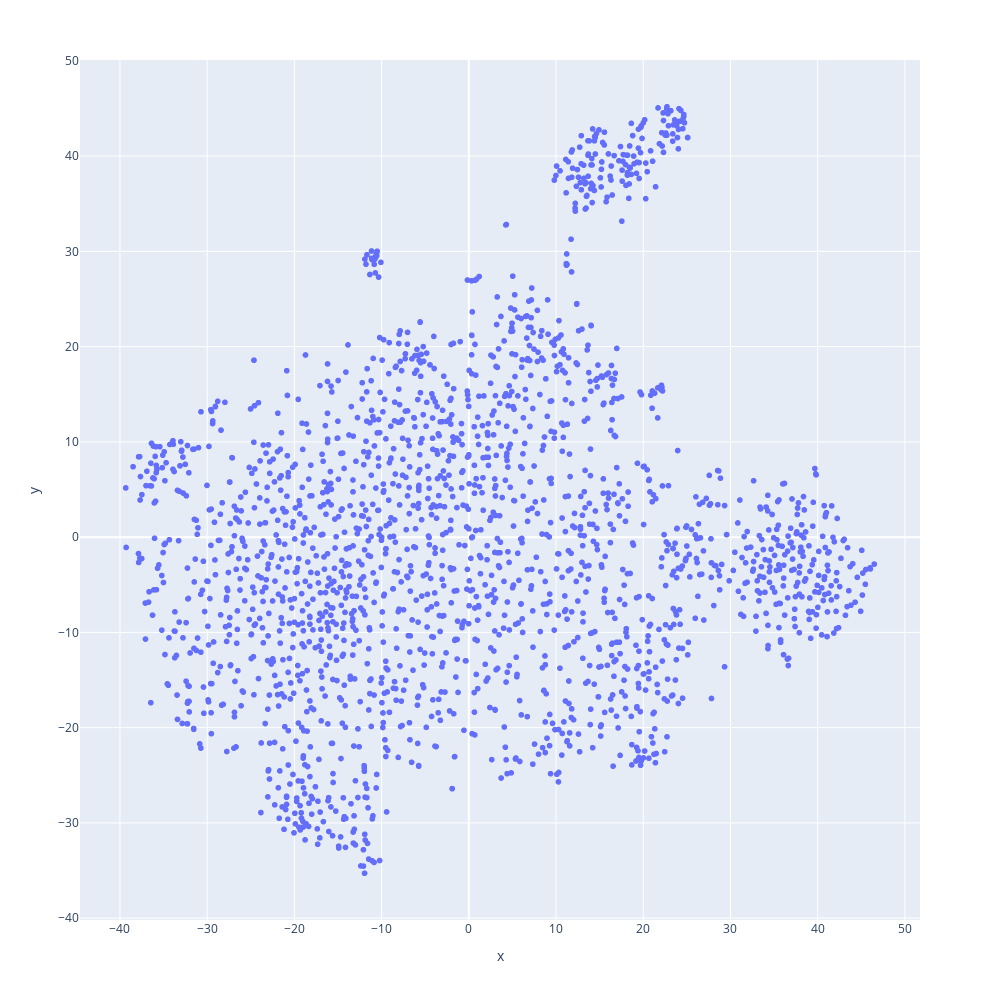

This figure's notebook cell:
### Code cell
px.scatter(embedding, x="x", y="y", height=1e3, width=1e3)

### Figure 1 — Plotly figure (JSON) as saved in the notebook; plotly's stock layout.template omitted (floating-point values rounded to 4 significant figures; data arrays with more than 128 entries replaced by an {"elided": "..."} marker saying what was removed)
{"data": [{"hovertemplate": "x=%{x}<br>y=%{y}<extra></extra>", "legendgroup": "", "marker": {"color": "#636efa", "symbol": "circle"}, "mode": "markers", "name": "", "showlegend": false, "type": "scattergl", "x": {"elided": "2111 float values"}, "xaxis": "x", "y": {"elided": "2111 float values"}, "yaxis": "y"}], "layout": {"height": 1000, "legend": {"tracegroupgap": 0}, "margin": {"t": 60}, "width": 1000, "xaxis": {"anchor": "y", "domain": [0, 1], "title": {"text": "x"}}, "yaxis": {"anchor": "x", "domain": [0, 1], "title": {"text": "y"}}}}
